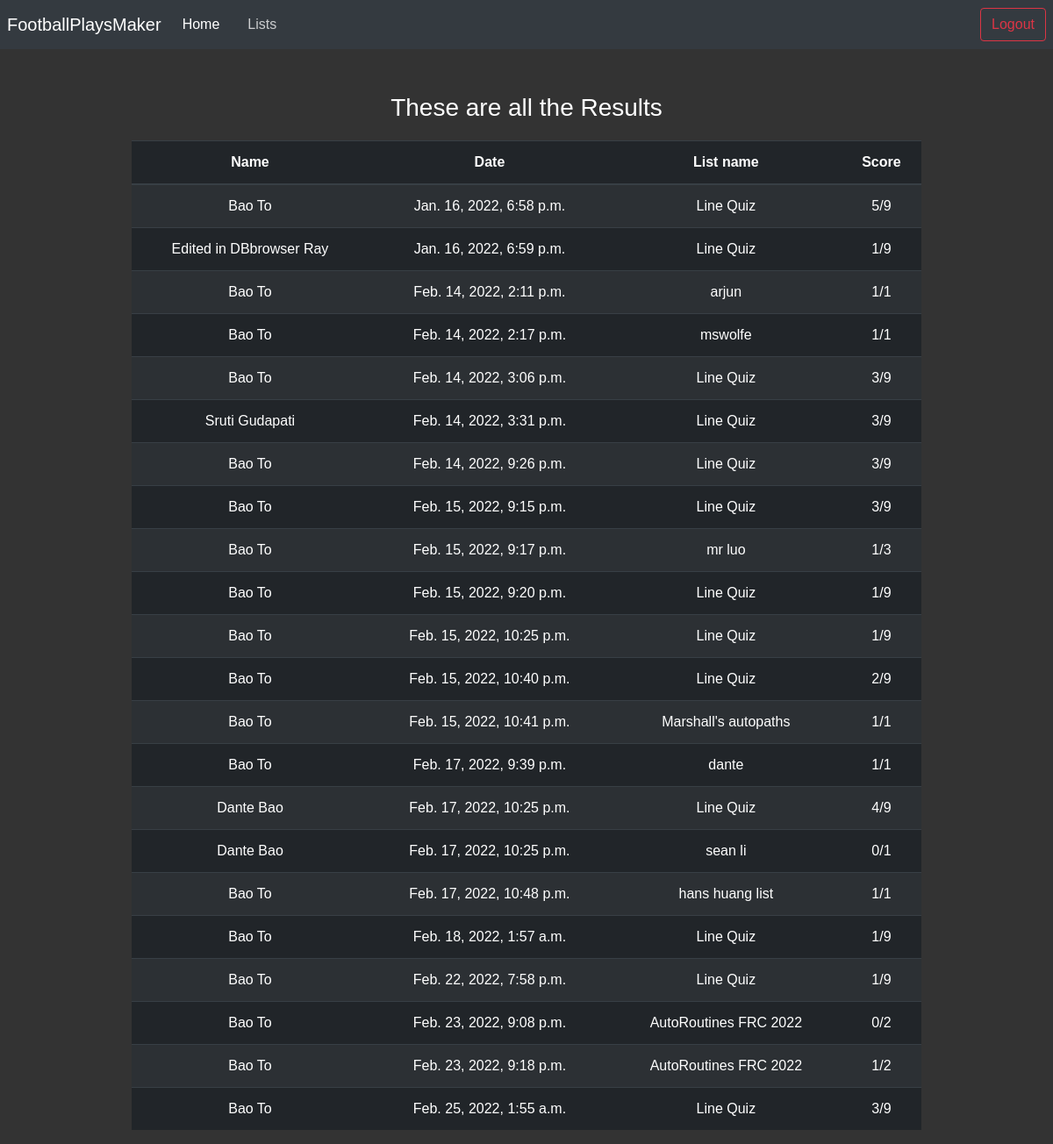
Page /results (signed in) on the earlier database version.
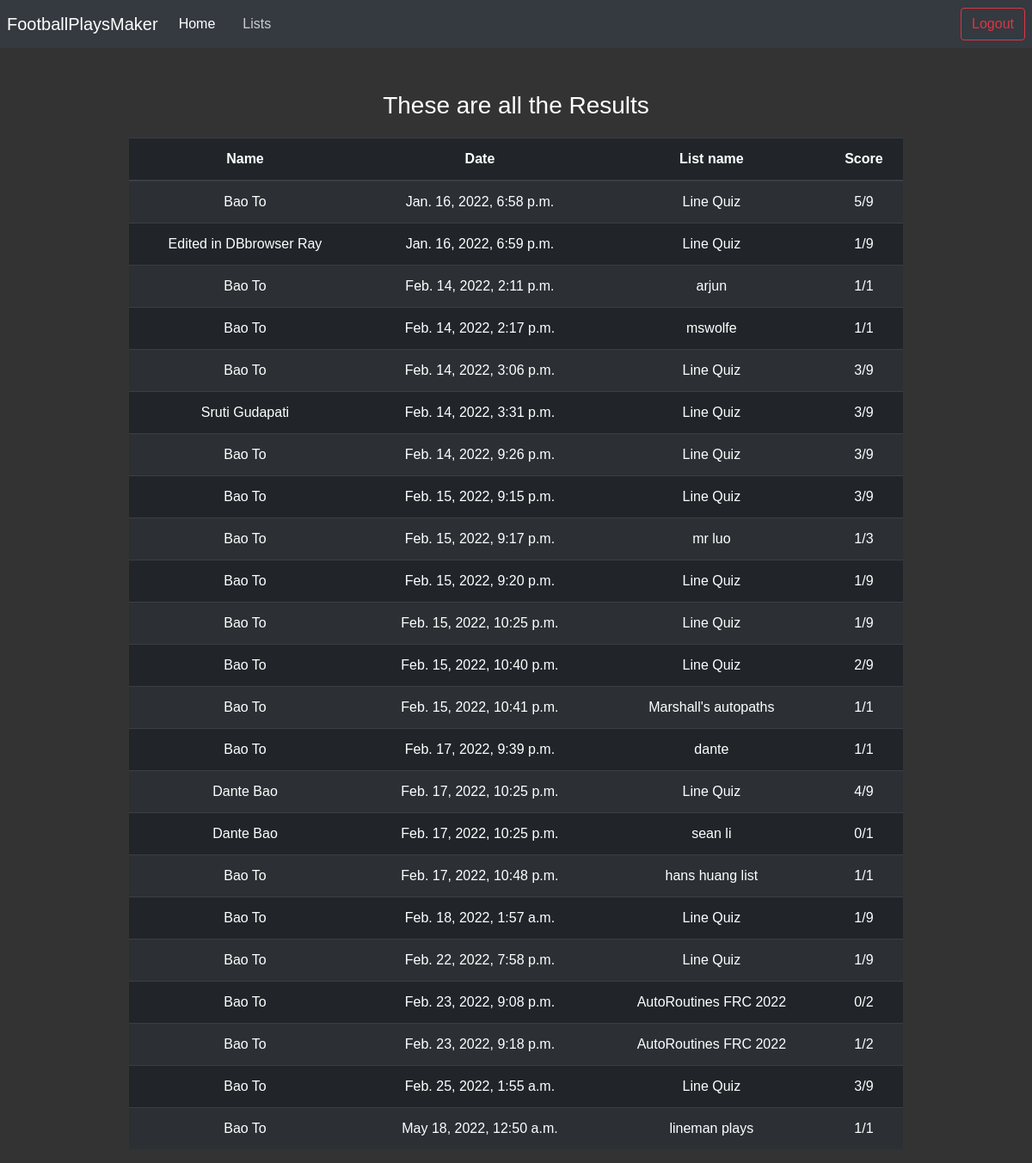
Same page on the later database version.
### main/models.py (models this page shows, shortened)
class Score(models.Model):
    user = models.ForeignKey(User, related_name="scores", on_delete=models.CASCADE)
    list = models.ForeignKey(List, related_name="scores", on_delete=models.CASCADE)
    score = models.IntegerField(default=0)
    created_at = models.DateTimeField(auto_now_add=True)

class User(models.Model):
    first_name = models.CharField(max_length=255)
    last_name = models.CharField(max_length=255)
    email = models.CharField(max_length=255)
    password = models.CharField(max_length=255)
    def __str__(self): #this is like the getInstance() method in Frc, it gets the instance object
        return self.first_name + " " + self.last_name

class List(models.Model):
    list_name = models.CharField(max_length=255)
    user = models.ForeignKey(User, related_name="lists", on_delete=models.CASCADE)
    created_at = models.DateTimeField(auto_now_add=True) #used for logging the time that the user signed up
    number_of_questions = models.IntegerField(default=0) #used to collect the number of questions that are collected by the user
    def __str__(self):
        return self.list_name

### main/views.py (the view)
# urls.py: path('results', results, name='results'),
def results(request):
    if 'user' not in request.session:
        return redirect('/login')
    else:
        scores = Score.objects.all()
        return render(request, 'results.html', {'scores': scores})

### templates/results.html (shortened to what this page needs)
{% load static %}
<!DOCTYPE html>
<html lang="en">
  <head>
    <link
      rel="stylesheet"
      href="https://maxcdn.bootstrapcdn.com/bootstrap/4.0.0/css/bootstrap.min.css"
    />
    <link rel="stylesheet" href="{% static 'dist/css/adminlte.min.css' %}" />
    <link rel="stylesheet" href="https://cdnjs.cloudflare.com/ajax/libs/font-awesome/5.11.2/css/fontawesome.min.css">
    <link rel="stylesheet" href="https://cdnjs.cloudflare.com/ajax/libs/font-awesome/5.11.2/css/all.min.css">
  </head>
  <body style="background-color: #333;font-family: Helvetica;font-style: bold;">
    <nav class="navbar navbar-expand-lg navbar-dark bg-dark">
      <div class="collapse navbar-collapse" id="navbarTogglerDemo01">
        <a class="navbar-brand" href="/">FootballPlaysMaker</a>
        <ul class="navbar-nav mr-auto mt-2 mt-lg-0">
          <li class="nav-item active">
            <a class="nav-link" href="/"
              >Home </a
            >
          </li>
          <li class="nav-item">
            <a class="nav-link" href="/lists">Lists <span class="sr-only">(current)</span></a>
          </li>
        </ul>
        <a
          href="/logout"
          style="margin-left: 10px"
          class="btn btn-outline-danger my-2 my-sm-0"
          type="submit"
          >Logout</a
        >
      </div>
    </nav>
    <h3 style="color: white;text-align: center;margin-top: 50px;">These are all the Results</h3>
    <div class="container d-flex justify-content-center" style="margin-top: 20px;">
    <table class="table table-striped table-dark " style="width: 80%;text-align: center;">
        <thead>
          <tr>
            <th scope="col">Name</th>
            <th scope="col">Date</th>
            <th scope="col">List name</th>
            <th scope="col">Score</th>
          </tr>
        </thead>
        <tbody>
          {% for score in scores %}
          <tr>
            <td>{{score.user}}</td>
            <td>{{score.created_at}}</td>
            <td>{{score.list}}</td>
            <td>{{score.score}}/{{score.list.number_of_questions}}</td>
          </tr>
          {% endfor %}
        </tbody>
      </table>
    </div>
  </body>
</html>

Differences in the rows shown:
added Score: user "Bao To", created_at "May 18, 2022, 12:50 a.m.", list "lineman plays", score "1", list.number_of_questions "1"
